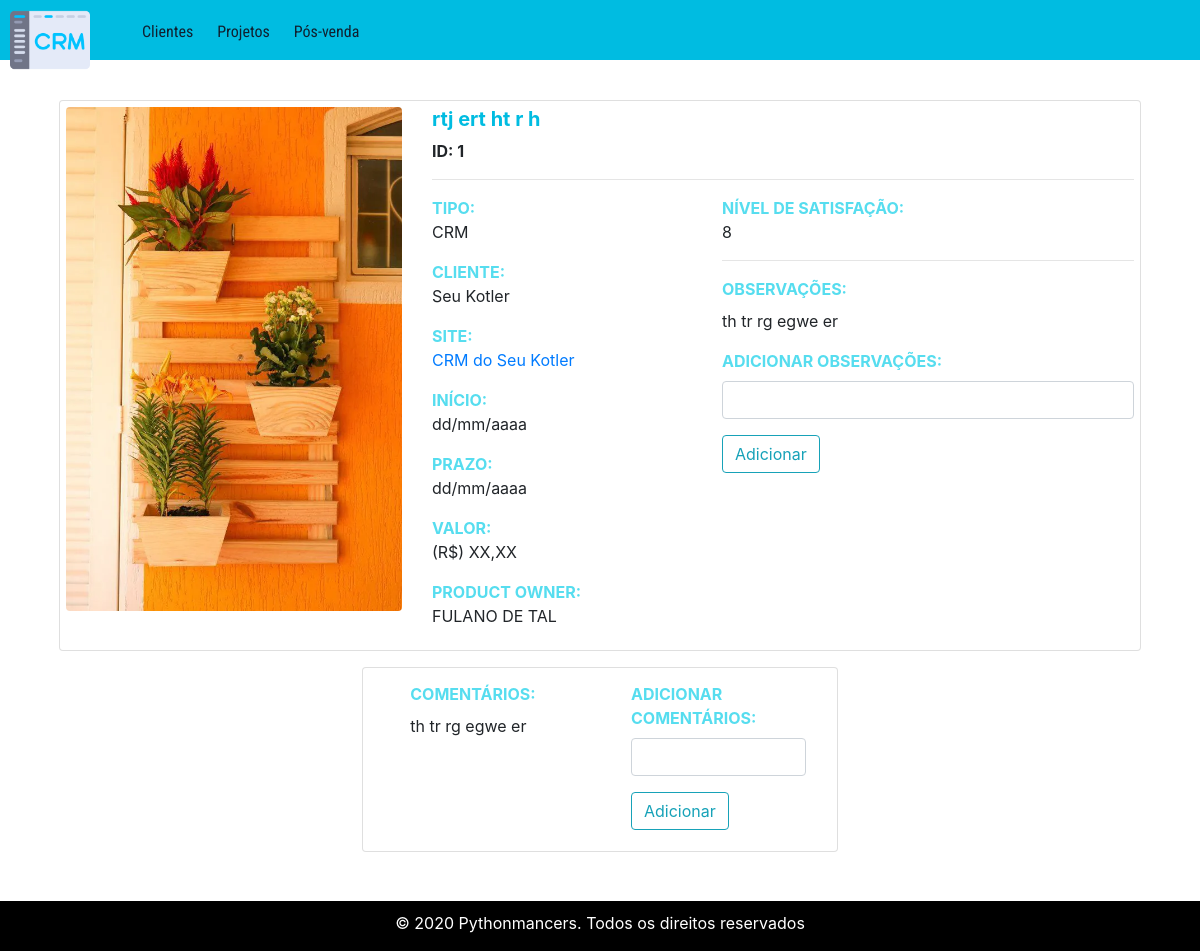
The page /projetos/especifico/1 on the database its author committed.
### crm/projetos/models.py (models this page shows, shortened)
class Projeto(db.Model):
    __tablename__ = "projeto"
    id = db.Column(db.Integer, primary_key = True)
    nome = db.Column(db.String,nullable = False)
    comentarios = db.Column(db.String, nullable = True)
    nota = db.Column(db.Integer, nullable = True)
    tipo = db.Column(db.String)
    cliente = db.Column(db.String)
    url = db.Column(db.String)
    valor = db.Column(db.Integer)
    po = db.Column(db.String)
    prazo = db.Column(db.Integer)
    inicio = db.Column(db.String)
    data = db.Column(db.Integer)
    status = db.Column(db.String)

### crm/projetos/view.py (the view, shortened to what this page needs)
@projeto.route('/especifico/<_id>', methods=['GET'])
def especifico(_id):
    projeto = Projeto.query.get_or_404(_id)
    projeto_comentarios = projeto.comentarios.split('|')
    if request.method == 'POST':
        db.session.delete(projeto)
        db.session.commit()
        return redirect(url_for('projeto.index'))
    return render_template('especifico_projetos.html', projeto = projeto, projeto_comentarios = projeto_comentarios)

### crm/projetos/templates/especifico_projetos.html (shortened to what this page needs)
{% extends 'base.html' %}
{% block links %}
<link rel="stylesheet" href="{{url_for('static', filename='css/projeto-especifico.css')}}">
{% endblock links %}
{% block content %}
<div class=" row justify-content-center">
    <div class="card mb-3 d-inline-flex" id="rowCard">
        <div class="row">
            <div class="col-4">
                <img src="{{url_for('static', filename='imgs/vasos.webp')}}" alt="Card image cap"
                    class="rounded img-fluid">
            </div>
            <div class="col-8">
                <h5><strong class="color1">{{projeto.nome}}</strong></h5>
                <p class="color5"><strong>ID: {{projeto.id}}</strong></p>
                <hr>
                <div class="row">
                    <div class="col-5">
                        <p class="color5"><strong class="color3">TIPO:<br></strong> CRM </p>
                        <p class="color5"><strong class="color3">CLIENTE:<br></strong>Seu Kotler</p>
                        <p class="color5"><strong class="color3">SITE:<br></strong><a href="#">CRM do Seu Kotler</a></p>
                        <p class="color5"><strong class="color3">INÍCIO:<br></strong>dd/mm/aaaa</p>
                        <p class="color5"><strong class="color3">PRAZO:<br></strong>dd/mm/aaaa</p>
                        <p class="color5"><strong class="color3">VALOR:<br></strong> (R$) XX,XX</p>
                        <p class="color5"><strong class="color3">PRODUCT OWNER:<br></strong>FULANO DE TAL</p>
                    </div>
                    <div class="col-7 pl-0">
                        <p class="color5"><strong class="color3">NÍVEL DE SATISFAÇÃO: <br></strong>8</p>
                        <hr>
                        <p class=" mb-2"><strong class="color3">OBSERVAÇÕES:</strong></p>
                        {% for obs in projeto_comentarios %}
                        <p class="color5 mb-1">{{obs}}</p>
                        {% endfor %}
                        <form class=" mt-3">
                            <div class="form-group" style="width: auto;">
                                <label for="observacaoExtra" class=" color3"><strong>ADICIONAR
                                        OBSERVAÇÕES:</strong></label>
                                <input type="text" class="form-control" id="observacaoExtra">
                            </div>
                            <button type="submit" class="btn btn-outline-info">Adicionar</button>
                        </form>
                    </div>
                </div>
            </div>
        </div>
    </div>
    <div class="card" id="rowCard">
        <div class="row justify-content-center">
            <div class="col-5 ml-3 mt-2">
                <p class=" mb-2"><strong class="color3">COMENTÁRIOS:</strong></p>
                {% for obs in projeto_comentarios %}
                <p class="color5 mb-1">{{obs}}</p>
                {% endfor %}
            </div>
            <div class="col-5 ml-3 mt-2">
                <div class="form-group pl-0">
                    <form>
                        <div class="form-group" style="width: auto;">
                            <label for="observacaoExtra" class=" color3"><strong>ADICIONAR COMENTÁRIOS:</strong></label>
                            <input type="text" class="form-control" id="observacaoExtra">
                        </div>
                        <button type="submit" class="btn btn-outline-info">Adicionar</button>
                    </form>
                </div>
            </div>
        </div>
    </div>
</div>
{% endblock content%}

### crm/static/css/indexx.css (style rules this page uses)
body { font-family: 'Oswald', Helvetica, sans-serif; background-color: #f1f1f5; height: 100%; margin: 0; }

### crm/static/css/projeto-especifico.css (style rules this page uses)
.color1 { color: #00BCE1; }
.color3 { color: #56DDEF; }
div.card { margin: 0px; }
#rowCard { padding: 0.5%; }

### rows shown on the page
Projeto: nome "rtj ert ht r h", id "1", comentarios "th tr rg egwe er"
